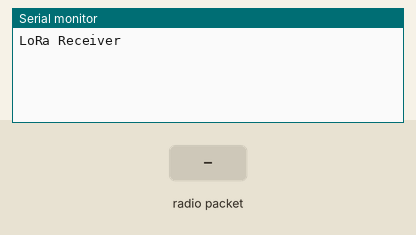
This sketch was run on a simulated Arduino Uno, built with avr-gcc and run on an emulated ATmega328P. On the bench: the last lines printed to the serial monitor. Inputs (shaded band) come from the test bench. No radio packets arrive unless stated.

Above: at 1.2 s.
1.3 s: radio packet "1" arrives
At 2.4 s:
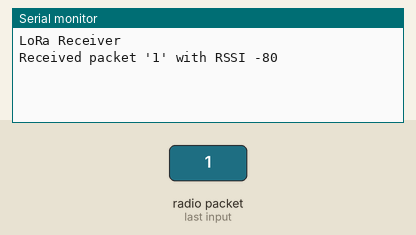
2.8 s: radio packet "0" arrives
At 3.5 s:
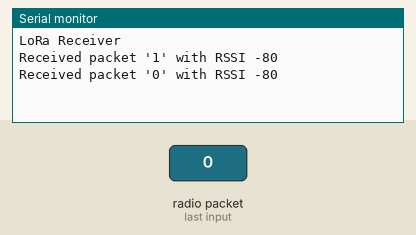
4.3 s: radio packet "2" arrives
At 4.6 s:
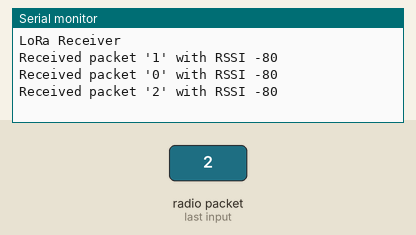

The sketch:

LoRaReceiver.ino
```cpp
#include <SPI.h>
#include <LoRa.h>

// uncomment the section corresponding to your board
// BSFrance 2017 contact@bsrance.fr

//  //LoR32u4 433MHz V1.0 (white board)
//  #define SCK     15
//  #define MISO    14
//  #define MOSI    16
//  #define SS      1
//  #define RST     4
//  #define DI0     7
//  #define BAND    433E6
//  #define PABOOST true

//  //LoR32u4 433MHz V1.2 (white board)
//  #define SCK     15
//  #define MISO    14
//  #define MOSI    16
//  #define SS      8
//  #define RST     4
//  #define DI0     7
//  #define BAND    433E6
//  #define PABOOST true

  //LoR32u4II 868MHz or 915MHz (black board)
  #define SCK     15
  #define MISO    14
  #define MOSI    16
  #define SS      8
  #define RST     4
  #define DI0     7
  #define BAND    915E6  // 915E6
  #define PABOOST true

void setup() {
  Serial.begin(9600);
  while (!Serial);
  Serial.println("LoRa Receiver");
  LoRa.setPins(SS,RST,DI0);
  if (!LoRa.begin(BAND,PABOOST )) {
    Serial.println("Starting LoRa failed!");
    while (1);
  }
}

void loop() {
  // try to parse packet
  int packetSize = LoRa.parsePacket();
  if (packetSize) {
    // received a packet
    Serial.print("Received packet '");
    // read packet
    while (LoRa.available()) {
      Serial.print((char)LoRa.read());
    }
    // print RSSI of packet
    Serial.print("' with RSSI ");
    Serial.println(LoRa.packetRssi());
  }
}
```

Measured:
- after the input at 1.3 s, the serial monitor: prints a new line at once (image 1)
- after the input at 2.8 s, the serial monitor: prints a new line at once (image 2)
- after the input at 4.3 s, the serial monitor: prints a new line at once (image 3)
